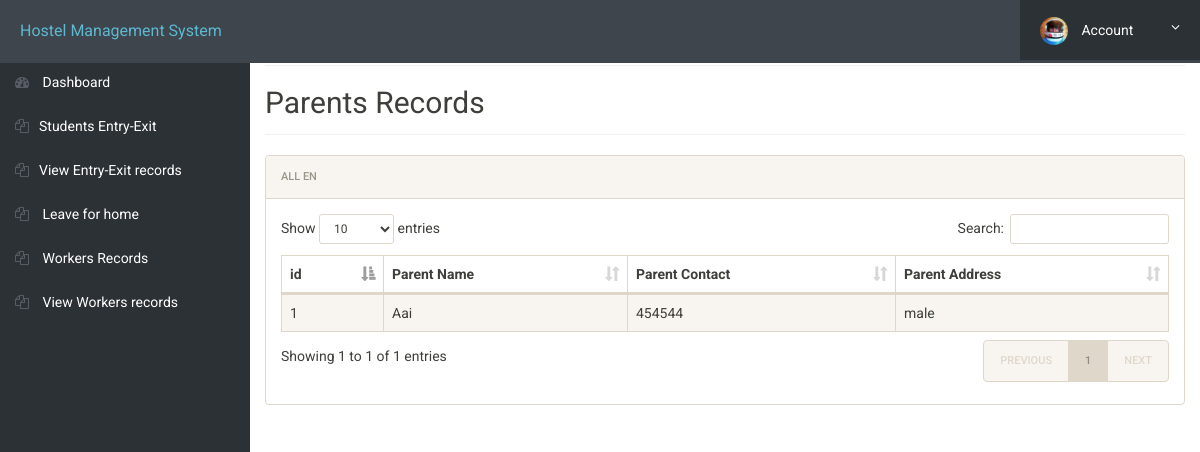
/hostel/guard/parents_records.php (signed in), run on the app's committed database.
### tables this page shows
CREATE TABLE `parents_records` (
  `id` int(11) NOT NULL,
  `parentName` varchar(255) NOT NULL,
  `parentContact` varchar(20) NOT NULL,
  `parentAddress` varchar(255) NOT NULL
);

### hostel/guard/parents_records.php (the view, shortened to what this page needs)
<?php
include('includes/config.php');
?>
<!doctype html>
<html lang="en" class="no-js">
<head>
	<link rel="stylesheet" href="css/font-awesome.min.css">
	<link rel="stylesheet" href="css/bootstrap.min.css">
	<link rel="stylesheet" href="css/dataTables.bootstrap.min.css">
	<link rel="stylesheet" href="css/bootstrap-social.css">
	<link rel="stylesheet" href="css/bootstrap-select.css">
	<link rel="stylesheet" href="css/fileinput.min.css">
	<link rel="stylesheet" href="css/awesome-bootstrap-checkbox.css">
	<link rel="stylesheet" href="css/style.css">
</head>
<body>
	<?php include('includes/header.php');?>
	<div class="ts-main-content">
			<?php include('guard-sidebar.php');?>
		<div class="content-wrapper">
			<div class="container-fluid">
				<div class="row">
					<div class="col-md-12">
						<h2 class="page-title">
				Parents Records
						</h2>
						<div class="panel panel-default">
							<div class="panel-heading">All en</div>
							<div class="panel-body">
								<table id="zctb" class="display table table-striped table-bordered table-hover" cellspacing="0" width="100%">
									<thead>
										<tr>
											<th>id</th>
											<th> Parent Name</th>
											<th> Parent Contact</th>
											<th>Parent Address</th>
										</tr>
									</thead>
									<tbody>
										<?php
	$id = $_SESSION['id'];
	$ret = "SELECT * FROM parents_records";
	$stmt = $mysqli->prepare($ret);
	$stmt->execute();
	$res = $stmt->get_result();
	while ($row = $res->fetch_object()) {
	    ?>
	    <tr>
	        <td><?php echo $id; ?></td>
	        <td><?php echo $row->parentName; ?></td>
          <td><?php echo $row->parentContact; ?></td>
	        <td><?php echo $row->parentAddress; ?></td>
	    </tr>
	    <?php
	}
	?>
									</tbody>
								</table>
							</div>
						</div>
					</div>
				</div>
			</div>
		</div>
	</div>
</body>
</html>

### hostel/guard/css/style.css (style rules this page uses)
html { font-size: 14px; }
@media only screen and (min-width: 480px) { html { font-size: 17px; } }
@media only screen and (min-width: 768px) { html { font-size: 14px; } }
body { font-size: 1em; }
.panel { overflow: hidden; }
.page-title { padding-bottom: 15px; margin-bottom: 20px; border-bottom: 1px solid #f0f0f0; }
.ts-main-content .content-wrapper { padding-top: 15px; margin-top: 10px; }
@media only screen and (min-width: 992px) { .ts-main-content .content-wrapper { margin-left: 250px; } }

### data on the page
parents_records: parentName "Aai", parentContact "454544", parentAddress "male"
